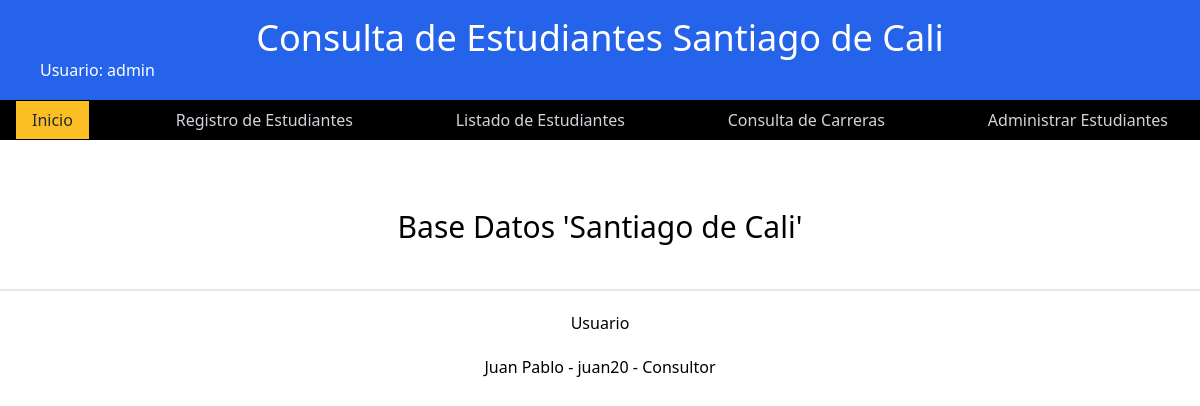
Screenshot of /admin/inicio.php?id=1 with the database file from the repository.
### tables this page shows
CREATE TABLE IF NOT EXISTS `users` (
  `id` int NOT NULL AUTO_INCREMENT,
  `username` varchar(15) DEFAULT NULL,
  `password` varchar(15) DEFAULT NULL,
  `nombre` varchar(60) DEFAULT NULL,
  `rol` varchar(15) DEFAULT NULL,
  PRIMARY KEY (`id`)
);

### admin/inicio.php (the view, shortened to what this page needs)
<?php require('../db_conexion/conexion.php') ?>
<?php
mysqli_select_db($conexion, $dbname);
if (isset($_GET['id']))
{
    $estudiante_id = $_GET['id'];
}
$consulta_usuario = "SELECT * FROM users WHERE id = $estudiante_id";
$resultado_usuario = mysqli_query($conexion, $consulta_usuario);
            ?>
<!DOCTYPE html>
<html lang="en">
<head>
    <script src="https://cdn.tailwindcss.com"></script>
    <link rel="stylesheet" href="../css/header.css">
    <link rel="stylesheet" href="../css/admin/inicio.css">
</head>
<body>
    <header>
        <div class="container-title">
            <h1>Consulta de Estudiantes Santiago de Cali</h1>
            <p>Usuario: <span>admin</span></p>
        </div>
        <section>
            <nav>
                <div>
                    <ul>
                        <li><a href="./inicio.php">Inicio</a></li>
                        <li><a href="./registro_estudiante.php">Registro de Estudiantes</a></li>
                        <li><a href="./listado_estudiantes.php">Listado de Estudiantes</a></li>
                        <li><a href="../carrera/consulta_carreras.php">Consulta de Carreras</a></li>
                        <li><a href="./admin_estudiantes.php">Administrar Estudiantes</a></li>
                    </ul>
                </div>
            </nav>
        </section>
    </header>
    <main>
        <h2>Base Datos 'Santiago de Cali'</h2>
        <table border="1">
            <?php
                while ($datos = mysqli_fetch_assoc($resultado_usuario))
                {
                    ?>
                        <p class="estudiante">Usuario</p>
                        <p class="nombre_estudiante">
                            <?php echo $datos['nombre']; ?> -
                            <?php echo $datos['username']; ?> -
                            <?php echo $datos['rol']; ?>
                        </p>
                    <?php
                    }
            ?>
        </table>
    </main>
</body>
</html>

### css/header.css (style rules this page uses)
* { box-sizing: border-box; margin: 0; padding: 0; }
header { margin-bottom: 64px; }
header div.container-title { height: 100px; background-color: rgb(37, 99, 235); display: flex; flex-direction: column; justify-content: center; align-items: center; }
header div.container-title h1 { font-size: 36px; line-height: 40px; color: white; }
header div.container-title p { align-self: flex-start; padding: 0 40px; color: white; }
header section { height: 40px; box-sizing: border-box; }
header section nav { width: 100; height: 100%; background-color: black; color: white; }
header section nav div { width: 100%; height: 100%; margin: 0 auto; padding: 8px 16px; color: white; }
header section nav div ul { display: flex; justify-content: space-between; align-items: center; list-style: none; color: white; height: 100%; }
header section nav div ul li a { --tw-text-opacity: 1; color: #D1D5DB; padding: 8px 16px; text-decoration: none; }
header section nav div ul li:first-child a { background-color: #FBBF24; color: #1F2937; padding: 8px 16px; font-weight: 500; }

### css/admin/inicio.css (style rules this page uses)
main h2 { font-size: 30px; font-weight: 500; border-bottom-width: 2px; padding-bottom: 40px; text-align: center; }
main p.estudiante { font-weight: 500; text-align: center; margin-bottom: 20px; padding-top: 20px; }
main p { text-align: center; }

### rows the page displays
users: nombre "Juan Pablo", username "juan20", rol "Consultor"
